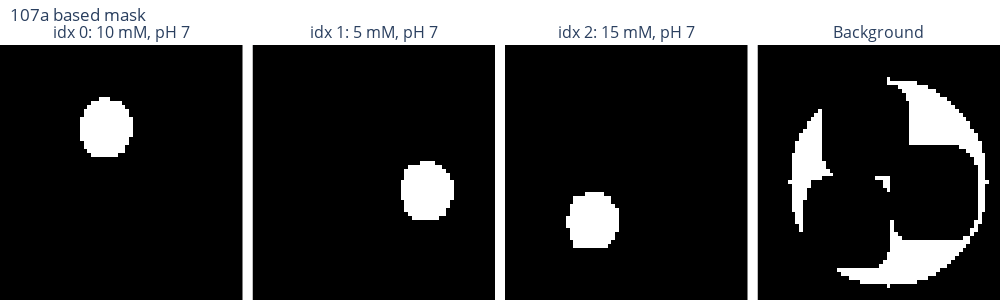

Notebook code cell kept with this figure:
### Markdown cell above
## 2.1. plot 1- mask check ##

### Code cell
conc_ls = [['30 mM', '20 mM', '10 mM'], ['10 mM', '5 mM', '15 mM'], ['20 mM', '20 mM', '20 mM']]  # this is the order of the masks using 107a
ph_ls = [['pH 7', 'pH 7', 'pH 7'], ['pH 7', 'pH 7', 'pH 7'], ['pH 7', 'pH 7.2', 'pH 6.8']]  # this is the order of the masks using 107a

tags = [['a', 'b', 'c'], ['b', 'c', 'a'], ['b', 'a', 'c']]

tag_x_locs = [[-3,3,-5], [-2,3,-2], [3, -3, 5]]
tag_y_locs = [[-13,13,12], [-14,13,13], [-13, 13, 13]]

conc_l = conc_ls[phantom_choice-1]
ph_l = ph_ls[phantom_choice-1]
tag = tags[phantom_choice-1]
tag_x_loc = tag_x_locs[phantom_choice-1]
tag_y_loc = tag_y_locs[phantom_choice-1]

mask_check_plot(vial_rois, full_mask, bg_mask, conc_l, ph_l)

### Figure 1 — Plotly figure (JSON) as saved in the notebook; plotly's stock layout.template omitted (floating-point values rounded to 4 significant figures; data arrays with more than 128 entries replaced by an {"elided": "..."} marker saying what was removed)
{"data": [{"colorscale": [[0, "rgba(0,0,0,0)"], [1, "black"]], "showscale": false, "type": "heatmap", "xaxis": "x", "yaxis": "y", "z": {"elided": "64x64 int values"}}, {"colorscale": [[0, "rgba(0,0,0,0)"], [1, "black"]], "showscale": false, "type": "heatmap", "xaxis": "x2", "yaxis": "y2", "z": {"elided": "64x64 int values"}}, {"colorscale": [[0, "rgba(0,0,0,0)"], [1, "black"]], "showscale": false, "type": "heatmap", "xaxis": "x3", "yaxis": "y3", "z": {"elided": "64x64 int values"}}, {"colorscale": [[0, "rgba(0,0,0,0)"], [1, "black"]], "showscale": false, "type": "heatmap", "xaxis": "x4", "yaxis": "y4", "z": {"elided": "64x64 int values"}}], "layout": {"annotations": [{"font": {"size": 16}, "showarrow": false, "text": "idx 0: 10 mM, pH 7", "x": 0.1212, "xanchor": "center", "xref": "paper", "y": 1.0, "yanchor": "bottom", "yref": "paper"}, {"font": {"size": 16}, "showarrow": false, "text": "idx 1: 5 mM, pH 7", "x": 0.3738, "xanchor": "center", "xref": "paper", "y": 1.0, "yanchor": "bottom", "yref": "paper"}, {"font": {"size": 16}, "showarrow": false, "text": "idx 2: 15 mM, pH 7", "x": 0.6262, "xanchor": "center", "xref": "paper", "y": 1.0, "yanchor": "bottom", "yref": "paper"}, {"font": {"size": 16}, "showarrow": false, "text": "Background", "x": 0.8788, "xanchor": "center", "xref": "paper", "y": 1.0, "yanchor": "bottom", "yref": "paper"}], "height": 300, "margin": {"b": 0, "l": 0, "r": 0, "t": 45}, "title": {"text": "107a based mask", "x": 0.01, "y": 0.97}, "width": 1000, "xaxis": {"anchor": "y", "domain": [0.0, 0.2425], "showgrid": false, "showticklabels": false}, "xaxis2": {"anchor": "y2", "domain": [0.2525, 0.495], "showgrid": false, "showticklabels": false}, "xaxis3": {"anchor": "y3", "domain": [0.505, 0.7475], "showgrid": false, "showticklabels": false}, "xaxis4": {"anchor": "y4", "domain": [0.7575, 1.0], "showgrid": false, "showticklabels": false}, "yaxis": {"anchor": "x", "autorange": "reversed", "domain": [0.0, 1.0], "showgrid": false, "showticklabels": false}, "yaxis2": {"anchor": "x2", "autorange": "reversed", "domain": [0.0, 1.0], "showgrid": false, "showticklabels": false}, "yaxis3": {"anchor": "x3", "autorange": "reversed", "domain": [0.0, 1.0], "showgrid": false, "showticklabels": false}, "yaxis4": {"anchor": "x4", "autorange": "reversed", "domain": [0.0, 1.0], "showgrid": false, "showticklabels": false}}}
